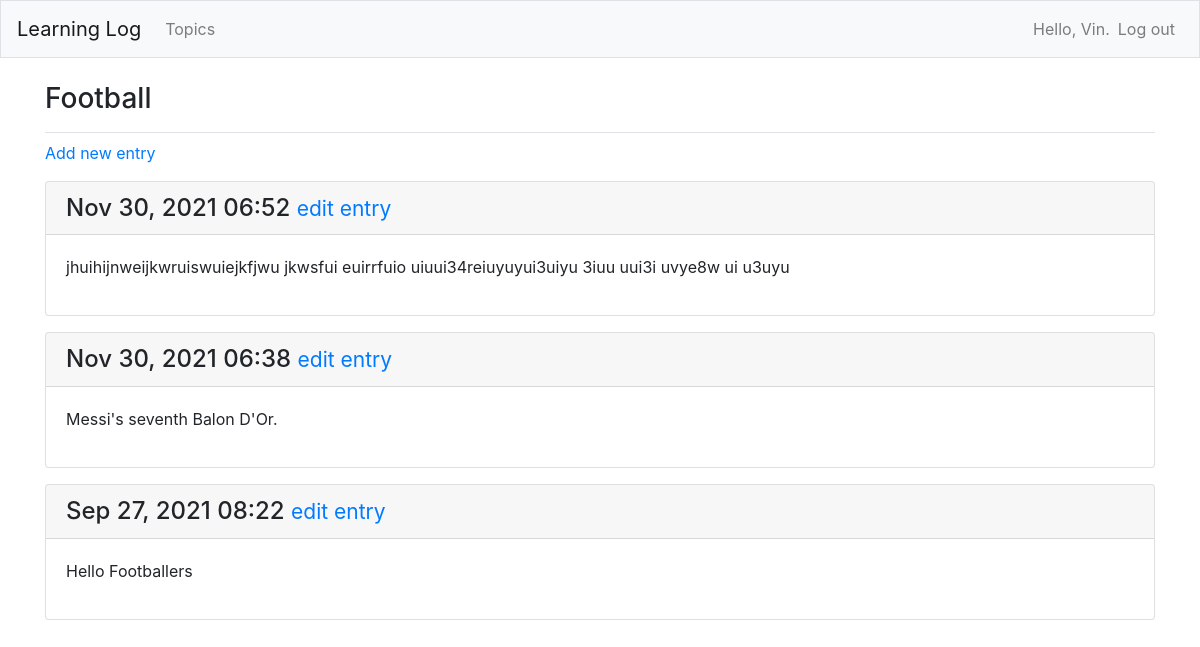
The page /topics/1/ (signed in) on the database its author committed.
### learning_logs/models.py (models this page shows, shortened)
class Topic(models.Model):
    text = models.CharField(max_length=200)
    date_added = models.DateTimeField(auto_now_add=True)
    owner = models.ForeignKey(User, on_delete=models.CASCADE)
    def __str__(self):
        return self.text

class Entry(models.Model):
    topic = models.ForeignKey(Topic, on_delete=models.CASCADE)
    text = models.TextField()
    date_added = models.DateTimeField(auto_now_add=True)
    class Meta:
        verbose_name_plural = 'entries'

### learning_logs/views.py (the view)
# urls.py: path('topics/<int:topic_id>/', views.topic, name='topic'),
@login_required
def topic(request, topic_id):
    topic = Topic.objects.get(id=topic_id)
    if topic.owner != request.user:
        raise Http404
    entries = topic.entry_set.order_by('-date_added')
    context = {'topic': topic, 'entries': entries}
    return render(request, 'learning_logs/topic.html', context)

### learning_logs/templates/learning_logs/topic.html
{% extends 'learning_logs/base.html' %}
{% block page_header %}
<h3>{{ topic }}</h3>
{% endblock page_header %}
{% block content %}
    <p>
        <a href="{% url 'learning_logs:new_entry' topic.id %}">Add new entry</a>
    </p>
    {% for entry in entries %}
        <div class="card mb-3">
            <h4 class="card-header">
                {{ entry.date_added|date:'M d, Y H:i' }}
                <small><a href="{% url 'learning_logs:edit_entry' entry.id %}">
                    edit entry</a></small>
            </h4>
            <div class="card-body">
                {{ entry.text|linebreaks }}
            </div>
        </div>
    {% empty %}
        <p>There are no entries for this topic yet.</p>
    {% endfor %}
{% endblock content %}

### learning_logs/templates/learning_logs/base.html (shortened to what this page needs)
{% load bootstrap4 %}
<!doctype html>
<html lang="en">
    <head>
        {% bootstrap_css %}
    </head>
    <body>
        <nav class="navbar navbar-expand-md navbar-light bg-light mb-4 border">
            <a class="navbar-brand" href="{% url 'learning_logs:index'%}">Learning Log</a>
            <div class="collapse navbar-collapse" id="navbarCollapse">
                <ul class="navbar-nav mr-auto">
                    <li class="nav-item"><a class="nav-link" href="{% url 'learning_logs:topics'%}">Topics</a></li>
                </ul>
                <ul class="navbar-nav ml-auto">
                    {% if user.is_authenticated %}
                    <li class="nav-item">
                        <span class="navbar-text"}">Hello, {{ user.username }}.</span>
                    </li>
                    <li class="nav-item">
                        <a class="nav-link" href="{% url 'users:logout' %}">Log out</a>
                    </li>
                        {% endif %}
                </ul>
            </div>
        </nav>
        <main role="main" class="container">
            <div class="pb-2 mb-2 border-bottom">
                {% block page_header %}{% endblock page_header %}
            </div>
            <div>
                {% block content %}{% endblock content %}
            </div>
        </main>
    </body>
</html>

### rows shown on the page
Topic: text "Football"
Entry: date_added "Nov 30, 2021 06:52", text "jhuihijnweijkwruiswuiejkfjwu jkwsfui euirrfuio uiuui34reiuyuyui3uiyu 3iuu uui3i uvye8w ui u3uyu"
Entry: date_added "Nov 30, 2021 06:38", text "Messi's seventh Balon D'Or."
Entry: date_added "Sep 27, 2021 08:22", text "Hello Footballers"

### other values the page prints
{{ user.username }} "Vin"
